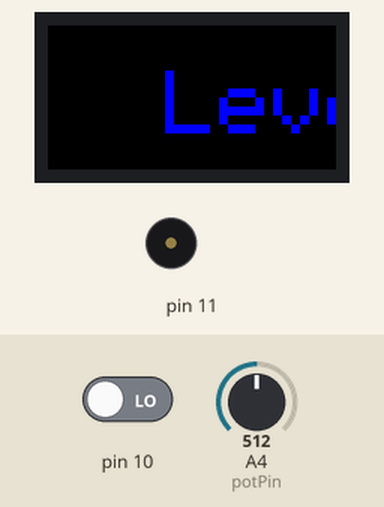
Recording of a sketch running on a simulated Arduino Uno, built with avr-gcc and run on an emulated ATmega328P. On the bench: 32×16 colour display, buzzer (waves = sounding). The inputs (shaded band) are chosen by the test bench; at power-on: pin 10 LOW, A4 (potPin) = 512.

Above: at 3.7 s.
3.8 s: pin 10 driven HIGH
5.5 s: A4 (potPin) set to 406
At 20.5 s:
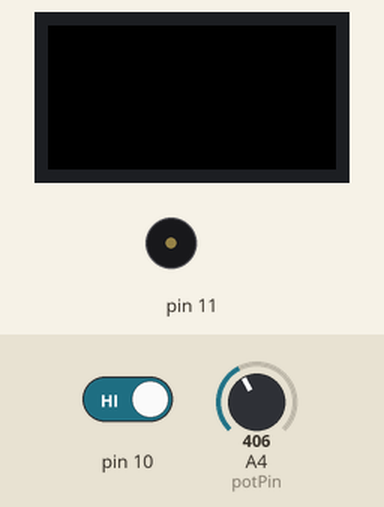
22.7 s: A4 (potPin) set to 236
At 25.5 s:
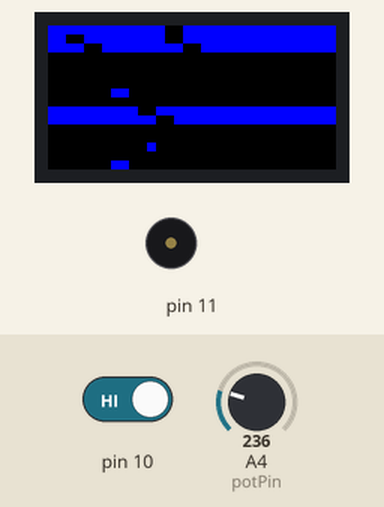
26.9 s: A4 (potPin) set to 215
At 35.8 s:
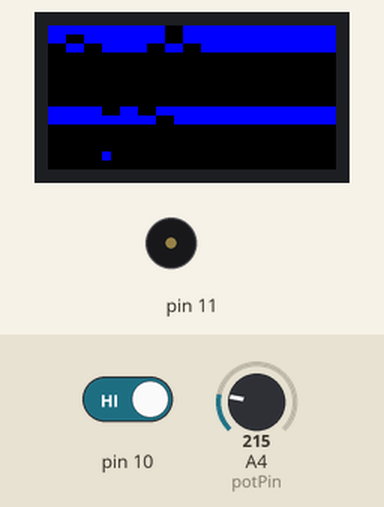
39.7 s: pin 10 driven LOW
At 57.2 s:
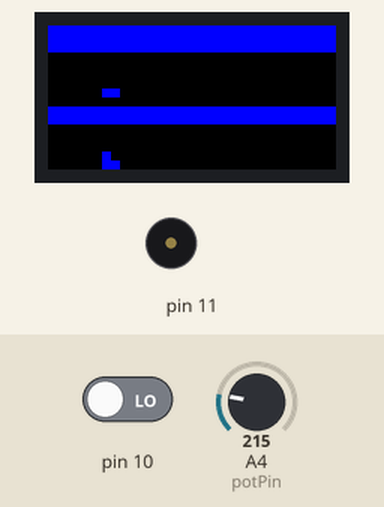
Timing chart, 0 to 58.4 s (numbered marks = the images above; inputs shaded):
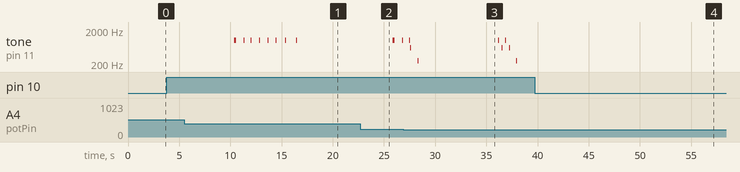

The sketch:

BreakerBreaker_NxtLvlSquad_Test.ino
```cpp
//MircroArcade EECS 183 2014 Showcase
//Breaker Breaker

#include <Wire.h>
#include "Adafruit_GFX.h"
#include "RGBmatrixPanel.h"
#include "gamma.h"
#include "stdlib.h"
#include "math.h"

// Definitions for each pin used in the 16x32 matrix
#define CLK 8  // MUST be on PORTB! (Need to move speaker from digital 8 to make room!)
#define LAT A3
#define OE  9
#define A   A0
#define B   A1
#define C   A2

/* IMPORTANT NOTE ABOUT CHANGE-OF-PINS!!!
  - 16x32 matrix has to have digital pins 2 through 7, with the clock pin as digital 8
    - This is important because right now we have the speaker using digital 8
  - Tutorial for 16x32 matrix also uses analog pins 0 through 3 and digital 9

*/

class Board		//Contains necessary values to keep track of the game
{
public:
  Board(){
    delaySpeed = 250;
    paddlePos = 0;
    lives = 3;
    level = 4;
    paddleHeight = 7;
    paused = true;
    ballLeft = true;
  }
  byte strength[32][10];	//The strengths of blocks remaining on the board

  byte getDelaySpeed(){
    return delaySpeed;
  }
  void setDelaySpeed(byte input){
    delaySpeed = input;
  }

  byte getPaddlePos(){
    return paddlePos;
  }
  void setPaddlePos(byte input){
    paddlePos = input;
  }

  byte getLives(){
    return lives;
  }
  void setLives(byte input){
    lives = input;
  }

  byte getLevel(){
    return level;
  }
  void setLevel(byte input){
    level = input;
  }

  byte getBallRow(){
    return ballRow;
  }
  void setBallRow(byte input){
    ballRow = input;
  }

  byte getBallCol(){
    return ballCol;
  }
  void setBallCol(byte input){
    ballCol = input;
  }

  boolean getBallLeft(){
    return ballLeft;
  }
  void setBallLeft(boolean input){
    ballLeft = input;
  }

  boolean getBallRight(){
    return ballRight;
  }
  void setBallRight(boolean input){
    ballRight = input;
  }

  boolean getBallDown(){
    return ballDown;
  }
  void setBallDown(boolean input){
    ballDown = input;
  }

  byte getPaddleHeight() {
    return paddleHeight;
  }

  void resetPause() {
    paused = false;
  }
  void setPause() {
    paused = true;
  }
  boolean getPaused() {
    return paused;
  }


  //MODIFIES: strength array, ballRow, ballCol, BallRight, ballDown
  //EFFECTS: first sets up the ball so that it is on top of the paddle
  // on the left pixel with initial direction to the left and up. Next
  //sets up the board according to which level the game is on.
  void initBoard();

  //EFFECTS:Draws the pixels with strength>0 to the board
  void displayBlocks(  );

  //MODIFIES: ballRow and ballCol
  //EFFECTS: updates the balls position based on what direction the ball
  //is traveling. Be careful to not let the ball go off the board!
  void updateBall();


  //MODIFIES: nothing
  //EFFECTS: returns true if the ball goes off the board when the player
  //fails to hit it with the paddle
  boolean lostBall(  );

  //MODIFIES:ballDown, ballRight, ballLeft
  //EFFECTS: changes the ball's direction if the ball hits the top or sides of the board
  boolean hitWall();

  //MODIFIES:ballDown, ballRight, ballLeft
  //EFFECTS:changes the direction of the ball depending on which direction the ball was traveling
  //when it hits the paddle
  boolean hitPaddle( );

  //MODIFIES: nothing
  //EFFECTS: returns true if all blocks are destroyed, false otherwise
  boolean levelComplete();

  //MODIFIES:ballDown, ballRight, ballLeft, strength array
  //EFFECTS:changes the direction of the ball depending on which direction the ball was traveling
  //when it hits a block. Decrements the strength of the block.
  boolean hitBlock();

private:
  byte delaySpeed; //Speed of the ball/paddle
  byte paddlePos;		//Leftmost position of the paddle
  byte paddleHeight;	// height of the upper paddle
  byte lives;			//Number of lives left
  byte level;			//Current level
  byte ballRow;			//Row of the ball
  byte ballCol;			//Column of the ball
  boolean ballLeft;		//If ballleft == TRUE, ball is moving left
  boolean ballRight;		//If ballRight == TRUE, ball is moving right.
  boolean ballDown;		//If ballDown == TRUE, ball is moving down.  Otherwise, ball is moving up
  boolean paused;			// Pause after ball loss

};

//EFFECTS:displays the number of lives remaining/level number on the board. If it doesn't all fit
//on the board at once, the text scrolls.
//use text size 1 and delay of 50
void printMessage(byte number);

//EFFECTS:displays string text needed(suchs as "LIVES" or "LEVEL") on the board. If it
//doesn't all fit on the board at once, the text scrolls.
//use text size 1 and delay of 50
void printMessage(String message);

// Matrix class instance to display all game objects to 16x32 LED Adafruit matrix
RGBmatrixPanel matrix(A, B, C, CLK, LAT, OE, false);

// struct to hold all relevant IO pin data
struct Pins{

  int potPin; 	        //input pin potentiometer
  int val;		//value of the potentiometer
  byte button;		//input pin for the button
  byte buttonState; // current state of the button
};

Board board;				// declare playing field
Pins pins;					// pins to be used for game input


void setup()
{
  Serial.begin(9600);
  matrix.begin( );
  //uint8_t r=0, g=0, b=0;
  pins.potPin= A4;
  pins.val=0;
  pins.button= 10; // Button pin is either 10 or 11
  pinMode(pins.button, INPUT);				//Sets the buttons pin to be an input pin
  clearBoard();			//Set entire board to 'off'
  initStrength();                    //set all strengths to 0
  printMessage(board.getLives());
  //printMessage("lives");
}


void loop()
{


  // set all pixels on the game board to Color333(0, 0, 0) == Black
  clearBoard();

  // read the current value of the analog input for the paddle
  pins.val = analogRead(pins.potPin);  // get value from sensor

  // read the current value of the button
  pins.buttonState = digitalRead(pins.button);

  // If the button is HIGH, reset the pause state
  if(pins.buttonState) {
    board.resetPause();
  }

  // update the position of the paddle based on the input range
  board.setPaddlePos(calculatePaddlePosition(pins.val));
//  Serial.print("pot val = ");
//  Serial.print(pins.val);

  // draw the lower paddle on the board
  matrix.drawPixel( board.getPaddlePos(), 15, matrix.Color333(0, 0, 7)); // matrix.Color333(0,0,7) creates a BLUE LED light
  matrix.drawPixel( board.getPaddlePos() + 1, 15, matrix.Color333(0, 0, 7));  //Turns on the LEDs indicating the paddle

  // draw the upper paddle on the board
  matrix.drawPixel( board.getPaddlePos(), board.getPaddleHeight(), matrix.Color333(0, 0, 7));
  matrix.drawPixel( board.getPaddlePos() + 1, board.getPaddleHeight(), matrix.Color333(0, 0, 7));  //Turns on the LEDs indicating the paddle

  // check for a board with no blocks (strength for all pixels == 0)
  if(board.levelComplete()){     //checks if the level is done
    board.setLevel(board.getLevel()+1);			// increment the board level

  //***REACH ADDITION*** - Speeds up the ball/paddle by -50 every 4 levels
//  if ((board.getLevel() % 2) == 0) { //if the current level number is divisible by 2
//     board.setDelaySpeed(board.getDelaySpeed() - 200); // Subtracts 50 from the delaySpeed - makes the ball/paddle go faster
//     if (board.getDelaySpeed() < 100) { // if speed is too fast, sets back to 100 (lowest delaySpeed)
//       board.setDelaySpeed(100);
//    }
//    }
    //delay(board.getDelaySpeed()); // sets the decided speed to DelaySpeed before the next level starts


    board.initBoard();
    							// initialize the state of the board for the new level

    printMessage("Level ");
    printMessage(board.getLevel());

    // pause the game to start a new level
    board.setPause();
  }

  // detect collisions with objects
  board.hitWall();
  board.hitBlock();
  board.hitPaddle();

  // detect collisions with objects - AGAIN
  // this is done to make sure the ball detects another collision after
  // striking a different object and changing direction without changing position yet
  board.hitWall();
  board.hitBlock();
  board.hitPaddle();

  // detect if the ball has left the palying field (has hit the bottom of the playing field
  if( board.lostBall() == true ) {				// checks if ball is lost
    board.setLives(board.getLives()-1);			// decrement the number of lives

    if(board.getLives() <=0 ) {					// check for game over
      gameOver();
    }
    else {
      // display a flashing message to indicate the ball was lost
      printMessage(board.getLives());
      printMessage(" lives");
      board.setBallRow(14);						//if lives are left, resets the ball to be above the lower paddle
      board.setBallCol(board.getPaddlePos());	// put the ball over the left side of the paddle
      board.setBallRight(false);				// set the direction the ball is to go
      board.setBallDown(false);
      board.setBallLeft(true);

      // pause the game to allow the player to get ready
      board.setPause();

    }											// end of else... getLives() > 0

  }												// end of if board.lostBall == true

    // if the game is paused, don't update state
  if(!board.getPaused()) {
    // update the position of the ball
    board.updateBall();
  }
  else
  {
    board.setBallCol(board.getPaddlePos());
    board.setBallRow(14);
  }

  // draw the ball on the screen
  matrix.drawPixel(board.getBallCol(), board.getBallRow(), matrix.Color333(0, 0, 7));

  // display all blocks to the display
  board.displayBlocks();

  //delay(board.getDelaySpeed());
  delay(100);


}


											// end of loop()


void clearBoard(  )
{
      matrix.fillScreen(0); // Fills entire matrix with "black"
}												// end of clearBoard()

void initStrength()
{
  for (byte r = 0; r < 10; r++) {		//Set strengths of all blocks to 0
    for(byte c = 0; c < 32; c++) {
      board.strength[c][r]= 0;
    }
  }
}												// end of initStrength


boolean Board::hitBlock()
{
  if (ballRow <= 11)
  {
  if(ballRight){
    if(ballDown){
      if(ballRow+1<16 && ballCol+1<32 && strength[ballCol+1][ballRow+1]>0){
        strength[ballCol+1][ballRow+1]--;
                tone(11, 1000, 8);
        if( ((ballCol+1) % 2) == 0) {
          strength[ballCol+2][ballRow+1]--;
                  tone(11, 1000, 8);
        }
        else {
          strength[ballCol][ballRow+1]--;
                  tone(11, 1000, 8);
        }
        ballDown=!ballDown;
        ballRight= false;
        ballLeft = true;
        //  Serial.print( strength[ballRow+1][ballCol+1]);

      }
    }
    else{
      if(ballRow-1 >=0 && ballCol+1<32 && strength[ballCol+1][ballRow-1]>0){
        strength[ballCol+1][ballRow-1]--;
                tone(11, 1000, 8);
        if( ((ballCol+1) % 2) == 0) {
          strength[ballCol+2][ballRow-1]--;
                  tone(11, 1000, 8);
        }
        else {
          strength[ballCol][ballRow-1]--;
                  tone(11, 1000, 8);
        }

        ballDown=!ballDown;
        ballRight= false;
        ballLeft = true;
        // Serial.print( strength[ballRow-1][ballCol+1]);

      }
    }
  }
  else if(ballLeft) {
    if(ballDown){
      if((ballRow+1<1) && (ballCol-1>=0) && (strength[ballCol-1][ballRow+1]>0)){
        strength[ballCol-1][ballRow+1]--;
                tone(11, 1000, 8);
        if( ((ballCol-1) % 2) == 0) {
          strength[ballCol][ballRow+1]--;
                  tone(11, 1000, 8);
        }
        else {
          strength[ballCol-2][ballRow+1]--;
                  tone(11, 1000, 8);
        }
        ballDown=!ballDown;
        ballRight= true;
        ballLeft = false;
      }
    }
    else{
      if(ballRow-1>=0 && ballCol-1>=0 && strength[ballCol-1][ballRow-1]>0){
        strength[ballCol-1][ballRow-1]--;
                tone(11, 1000, 8);

        if( ((ballCol-1) % 2) == 0) {
          strength[ballCol][ballRow-1]--;
                  tone(11, 1000, 8);
        }
        else {
          strength[ballCol-2][ballRow-1]--;
                  tone(11, 1000, 8);
        }
        ballDown=!ballDown;
        ballRight= true;
        ballLeft = false;
      }
    }
  }
  else
  {
    if(ballDown){
      if( strength[ballCol][ballRow+1] > 0 ) {

        strength[ballCol][ballRow+1]--;
                tone(11, 1000, 8);

        if( ((ballCol) % 2) == 0) {
          strength[ballCol+1][ballRow+1]--;
                  tone(11, 1000, 8);
        }
        else {
          strength[ballCol-1][ballRow+1]--;
                  tone(11, 1000, 8);
        }

        ballDown=!ballDown;

      }
    }
    else{
      if( strength[ballCol][ballRow-1] > 0 ) {
        strength[ballCol][ballRow-1]--;
                tone(11, 1000, 8);
        if( ((ballCol) % 2) == 0) {
          strength[ballCol+1][ballRow-1]--;
                  tone(11, 1000, 8);
        }
        else {
          strength[ballCol-1][ballRow-1]--;
                  tone(11, 1000, 8);
        }
        ballDown=!ballDown;

      }														// end of if strength > 0

    }														// end of else... !ballDown

  }															// end of else... ! (ballRight || ballLeft)

}
}															// end of hitBlock()

boolean Board::hitPaddle( )
{
  if( (ballRow == 14 || ballRow == board.getPaddleHeight() -1) && ballDown == true )
  {
    if(ballRight) {
      if( (ballCol == paddlePos - 1) )
      {
        ballDown = !ballDown;
        ballRight = false;
        ballLeft = true;
                tone(11, 600, 8);
      }
      else if( ballCol == paddlePos )
      {
        ballDown = !ballDown;
        ballRight = false;
        ballLeft = false;
                tone(11, 600, 8);
      }
      else if( ballCol == paddlePos +1)
      {
        ballDown = !ballDown;
                tone(11, 600, 8);
      }
    }
    else if(ballLeft)
    {
      if( (ballCol == paddlePos +2) )
      {
        ballDown = !ballDown;
        ballRight = true;
        ballLeft = false;
                tone(11, 600, 8);
      }
      else if( ballCol == paddlePos + 1 )
      {
        ballDown = !ballDown;
        ballRight = false;
        ballLeft = false;

      }
      else if( ballCol == paddlePos )
      {
        ballDown = !ballDown;
                tone(11, 600, 8);

      }
    }
    else
    {
      if(  ballCol == paddlePos ) {
        ballDown = !ballDown;
        ballRight = false;
        ballLeft = true;
                tone(11, 600, 8);
      }
      else if(  ballCol == paddlePos + 1 ) {
        ballDown = !ballDown;
        ballRight = true;
        ballLeft = false;
                tone(11, 600, 8);
      }

    }
  }
  else if( (ballRow == board.getPaddleHeight() + 1) && ballDown == false )
  {
    if(ballRight) {
      if( (ballCol == paddlePos - 1) )
      {
        ballDown = !ballDown;
        ballRight = false;
        ballLeft = true;
        tone(11, 600, 8);

      }
      else if( ballCol == paddlePos )
      {
        ballDown = !ballDown;
        ballRight = false;
        ballLeft = false;
        tone(11, 600, 8);

      }
      else if( ballCol == paddlePos +1)
      {
        ballDown = !ballDown;
        tone(11, 600, 8);

      }
    }
    else if(ballLeft)
    {
      if( (ballCol == paddlePos +2) )
      {
        ballDown = !ballDown;
        ballRight = true;
        ballLeft = false;
        tone(11, 600, 8);

      }
      else if( ballCol == paddlePos + 1 )
      {
        ballDown = !ballDown;
        ballRight = false;
        ballLeft = false;
        tone(11, 600, 8);

      }
      else if( ballCol == paddlePos )
      {
        ballDown = !ballDown;
        tone(11, 600, 8);
      }
    }
    else
    {
      if(  ballCol == paddlePos ) {
        ballDown = !ballDown;
        ballRight = false;
        ballLeft = true;
        tone(11, 600, 8);
      }
      else if(  ballCol == paddlePos + 1 ) {
        ballDown = !ballDown;
        ballRight = true;
        ballLeft = false;
        tone(11, 600, 8);
      }

    }
  }
}													// end of hitPaddle()


//EFFECTS: changes the ball's direction if the ball hits the top or sides
boolean Board::hitWall()
{
  if( ballRow == 0 && !ballDown )
  {
      tone(11, 250, 8);
    ballDown = !ballDown;

  }
  if( ballCol == 0 && ballLeft )
  {
      tone(11, 250, 8);
    ballRight = true;
    ballLeft = false;

  }
  if( ballCol == 31 && ballRight )
  {
      tone(11, 250, 8);
    ballRight = false;
    ballLeft = true;

  }
}													// end of hitWall()


//EFFECTS: returns true if the ball goes
//         off the board because the player
//         fails to hit it with the paddle
boolean Board::lostBall(  )
{

  if( ballRow >= 15 || ballCol < 0 || ballCol > 31) {
    return true;
  }
  return false;
}


//REQUIRES:  val is the value of the potentiometer
//EFFECTS: returns the column position of the left pixel of the paddle
//MODIFIES: none
byte calculatePaddlePosition( int val )
{
  //Since the paddle is two pixels wide, there are 16 possibilities for the leftmost pixel
  if (val >= 0 && val < 64)
  {
    return 0;
  }
  else if (val >= 32 && val < 64)
  {
    return 1;
  }
  else if (val >= 64 && val < 98)
  {
    return 2;
  }
  else if (val >= 98 && val < 128)
  {
    return 3;
  }
  else if (val >= 128 && val < 160)
  {
    return 4;
  }
  else if (val >= 160 && val < 192)
  {
    return 5;
  }
  else if (val >= 192 && val < 224)
  {
    return 6;
  }
  else if (val >= 224 && val < 256)
  {
    return 7;
  }
  else if (val >= 256 && val < 288)
  {
    return 8;
  }
  else if (val >= 288 && val < 320)
  {
    return 9;
  }
  else if (val >= 320 && val < 352)
  {
    return 10;
  }
  else if (val >= 352 && val < 384)
  {
    return 11;
  }
  else if (val >= 384 && val < 416)
  {
    return 12;
  }
    else if (val >= 416 && val < 448)
  {
    return 13;
  }
  else if (val >= 448 && val < 480)
  {
    return 14;
  }
  else if (val >= 480 && val < 512)
  {
    return 15;
  }
  else if (val >= 512 && val < 544)
  {
    return 16;
  }
  else if (val >= 544 && val < 576)
  {
    return 17;
  }
  else if (val >= 576 && val < 608)
  {
    return 18;
  }
  else if (val >= 608 && val < 640)
  {
    return 19;
  }
  else if (val >= 640 && val < 672)
  {
    return 20;
  }
  else if (val >= 672 && val < 704)
  {
    return 21;
  }
  else if (val >= 704 && val < 736)
  {
    return 22;
  }
  else if (val >= 736 && val < 768)
  {
    return 23;
  }
  else if (val >= 768 && val < 800)
  {
    return 24;
  }
  else if (val >= 800 && val < 832)
  {
    return 25;
  }
  else if (val >= 832 && val < 864)
  {
    return 26;
  }
  else if (val >= 864 && val < 896)
  {
    return 27;
  }
  else if (val >= 896 && val < 928)
  {
    return 28;
  }
  else if (val >= 928 && val < 960)
  {
    return 29;
  }
  else
  {
    return 30;
  }
}


//MODIFIES:	modifies the array of bytes holding the strength values left in the blocks to be displayed
//EFEFCTS:	set the strength array to hold the new values for the blocks for a new level based on the next level
void Board::initBoard()
{
  ballRow = 14;
  ballCol=paddlePos;
  ballRight = false;
  ballDown = false;
  ballLeft = true;

  if(level==1) {
    for(byte c=0; c<32; c++) {
      strength[c][0]=1;
    }
  }
  else if(level==2) {
    for(byte r=0; r<2; r++) {
      for(byte c=0; c<32; c++) {
        strength[c][r]=1;
      }
    }
  }
  else if(level==3) {
    for(byte c=0; c<32; c++) {
      strength[c][0] = 2;
      strength[c][1] = 1;
    }
  }
  else if(level==4) {
    for(byte c=0; c<32;c++) {
      strength[c][0] = 3;
      strength[c][1] = 2;
      strength[c][2] = 1;
    }
  }
  //Rows of descending strength 3 - 2 - 1, with gaps in between rows
  else if(level==5) {
    for (byte c=0; c<32; c++) {
      strength[c][0] = 3;
      strength[c][1] = 2;
      strength[c][2] = 1;
      strength[c][9] = 1;
      strength[c][10] = 1;
    }
  }
//  else
//  {
//    for (byte r=0; r<=3; r++)
//    {
//      for(byte c=0; c<32; c+=2)
//      {
//        strength[c][r]=( (rand() % 4) + 1);
//        strength[c+1][r]=strength[c][r];
//      }
//    }
//    for (byte r=9; r<=10; r++)
//    {
//      for(byte c=0; c<32; c+=2)
//      {
//        strength[c][r]=( (rand() % 3) + 1);
//        strength[c+1][r]=strength[c][r];
//      }
//    }
//  }

}												// end if initBaord()

void Board::displayBlocks(  )
{
  for(byte i = 0; i < 11; i++) {
    for(byte j = 0; j < 32; j++ ) {
      if( strength[j][i] > 0 ) {
        matrix.drawPixel(j, i, 31);
      }
    }
  }
}

void Board::updateBall()
{
  if(ballDown){
    if(ballRight){
      ballRow++;
      ballCol++;
    }
    else if(ballLeft){
      ballRow++;
      ballCol--;
    }
    else {
      ballRow++;
    }
  }
  else{
    if(ballRight){
      ballRow--;
      ballCol++;
    }
    else if (ballLeft) {
      ballRow--;
      ballCol--;
    }
    else {
      ballRow--;
    }
  }

  // Hack to ensure that the ball does not leave the field!
  if(ballCol < 0) {
    ballCol = 0;
  }
  else if(ballCol > 31) {
    ballCol = 31;
  }
  if(ballRow < 0) {
    ballRow = 0;
  }
  else if(ballRow > 15) {
    ballRow = 15;
  }

}

boolean Board::levelComplete(){
  for (byte r=0; r<1; r++){
    for(byte c=0; c<32; c++){
      if(!(strength[c][r]<=0)){
        return false;
      }
    }
  }
  return true;
}

void(* resetFunc) (void) = 0; //declare reset function @ address 0

void gameOver(){
  printMessage("GameOver");
  delay(3000);
  resetFunc();
}

void printMessage(byte number) {
  matrix.setTextSize(1);
  matrix.setTextWrap(false);  // we dont want text to wrap so it scrolls nicely
  matrix.setTextColor(matrix.Color333(0, 0, 7));
  for (int8_t x=32; x>=-10; x--) {
    matrix.fillScreen(matrix.Color333(0, 0, 0));
    matrix.setCursor(x,5);
    matrix.print(number);
    delay(50);
  }
  return;
}

void printMessage(String message) {
  matrix.setTextSize(1);
  matrix.setTextWrap(false);  // we dont want text to wrap so it scrolls nicely
  matrix.setTextColor(matrix.Color333(0, 0, 7));
  for (int8_t x=32; x>=-47; x--) {
    matrix.fillScreen(matrix.Color333(0, 0, 0));
    matrix.setCursor(x,5);
    matrix.print(message);
    delay(50);
  }
  return;
}
```

Measured:
- the behaviour switches between 224 and 223 on A4 (potPin) (found by bisection; images 2 and 3)
- after the input at 5.5 s, tone on pin 11: goes on until 16.4 s, then stays silent
- after the input at 39.7 s, tone on pin 11: stops changing and stays silent
- what the display in image 1 shows lasts 0.9 s, from 20.2 s to 21.1 s
